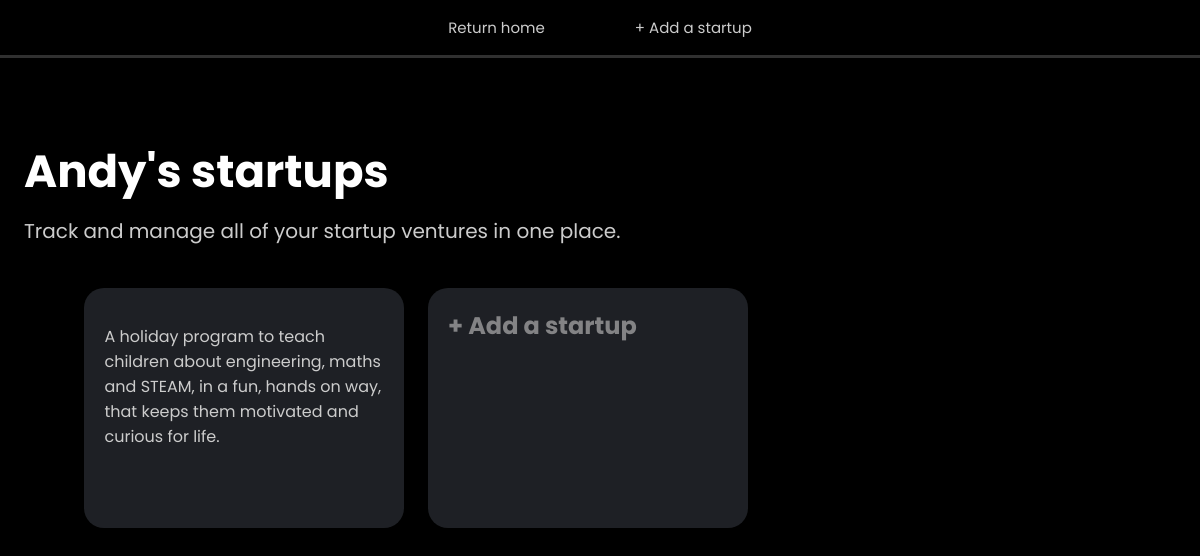
Before: /workspace/dashboard/ (signed in) with the older database file.
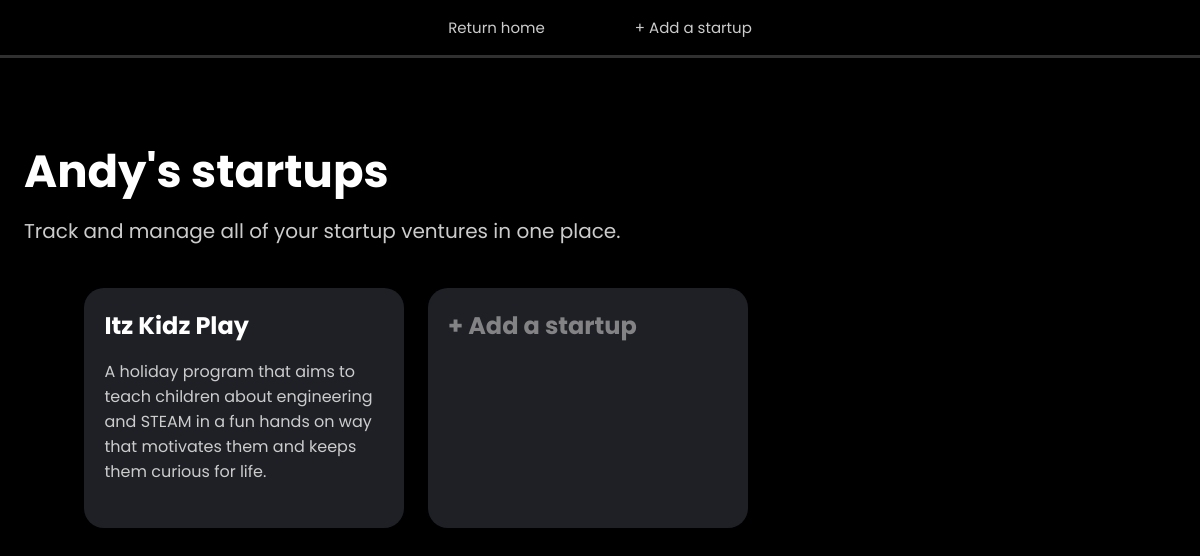
After: the same page with the newer database file.
### workspace/models.py (models this page shows, shortened)
class StartupIdea(models.Model):
    user = models.ForeignKey(User, on_delete=models.CASCADE)  # Stores user ID, not username. Works if user changes username.
    startup_name = models.CharField(max_length=200)
    description = models.TextField()

### workspace/views.py (the view)
# urls.py: path('dashboard/', views.dashboard, name='dashboard'),
@login_required
def dashboard(request):
    startups = StartupIdea.objects.filter(user=request.user)
    context = {'startups': startups}
    return render(request, 'workspace/dashboard.html', context)

### workspace/templates/workspace/dashboard.html
{% extends 'base.html' %}
{% block head %}
    {% load static %}
    <link rel="stylesheet" href="{% static 'workspace/css/dash_style.css' %}">
{% endblock %}
{% block content %}
    <div class="navbar">
        {% if user.is_authenticated %}
            <a href="{% url 'home:index' %}"> Return home </a>
            <a href="{% url 'workspace:add_startup' %}"> + Add a startup </a>
        {% endif %}
    </div>
    <div class="container">
        <div class="heading">
            <h1> {{ request.user.username }}'s startups </h1>
            <p> Track and manage all of your startup ventures in one place. </p>
        </div>
        <div class="widgets-container">
            {% if startups %}
                {% for startup in startups %}
                    <a href="{% url 'workspace:startup_evaluation' startup.id %}" style="text-decoration:none;">
                        <div class="startup-widget">
                            <div class="startup-widget-contents">
                                <h2 style="color:white;"> {{ startup.startup_name }} </h2>
                                <p style="color:#cccccc;"> {{ startup.description }} </p>
                            </div>
                        </div>
                    </a>
                {% endfor %}
            {% endif %}
            <a href="{% url 'workspace:add_startup' %}" style="text-decoration:none;">
                <div class="startup-widget">
                    <div class="startup-widget-contents">
                        <h2 style="color:#838385;"> + Add a startup </h2>
                    </div>
                </div>
            </a>
        </div>
    </div>
{% endblock %}

Changed rows visible on the page:
removed StartupIdea: description "A holiday program to teach children about engineering, maths and STEAM, in a fun, hands on way, that keeps them motivated and curious for life."
added StartupIdea: startup_name "Itz Kidz Play", description "A holiday program that aims to teach children about engineering and STEAM in a fun hands on way that motivates them and keeps them curious for life."
